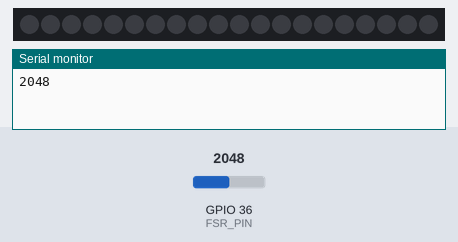
A sketch run on a simulated ESP32. Shown: 20 RGB LEDs in strip order, left to right, the last lines printed to the serial monitor. The test bench sets the inputs (shaded band); at power-on: GPIO 36 (FSR_PIN) = 2048. Dim RGB values are drawn brighter than linear.

Above: at 1.2 s.
1.3 s: GPIO 36 (FSR_PIN) set to 655
2.8 s: GPIO 36 (FSR_PIN) set to 543
At 5.0 s:
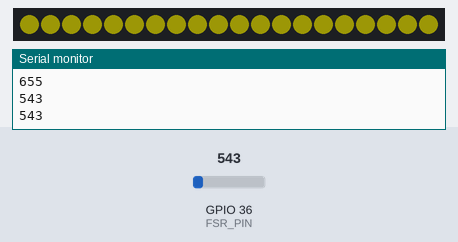
5.3 s: GPIO 36 (FSR_PIN) set to 640
At 6.58 s:
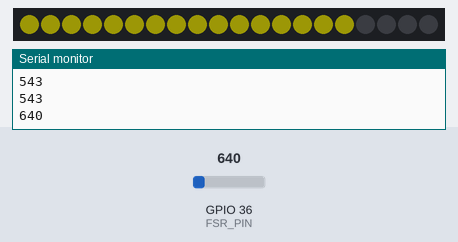
8.3 s: GPIO 36 (FSR_PIN) set to 560
At 9.73 s:
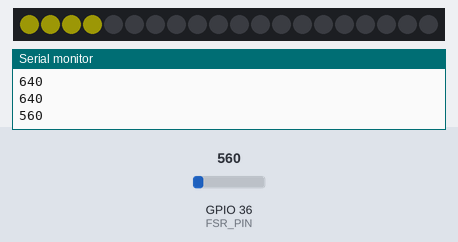
Timing chart, 0 to 11.3 s (numbered marks = the images above; inputs shaded):
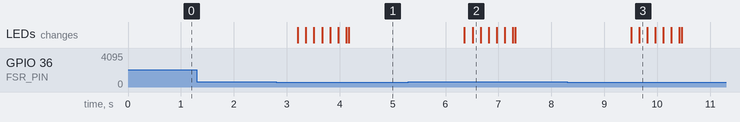

The sketch:

lamp.ino
```cpp
#include <Adafruit_NeoPixel.h>

#define FSR_PIN 36      // FSR406B 连接到 ESP32 GPIO36 (模拟输入)
#define LED_PIN 5       // WS2812B 数据引脚 (接 GPIO5)
#define NUM_LEDS 20     // WS2812B 灯珠数量
#define THRESHOLD 600   // 触发阈值

Adafruit_NeoPixel strip(NUM_LEDS, LED_PIN, NEO_GRB + NEO_KHZ800);

void setup() {
    Serial.begin(115200);  // 设置波特率
    pinMode(FSR_PIN, INPUT);

    strip.begin();
    strip.setBrightness(30);
    strip.fill(strip.Color(0, 0, 0));
    strip.show(); //初始化灯带
}

void loop() {
    int sensorValue = getStableFSRValue();  // 读取 FSR406B 数据
    Serial.println(sensorValue);            // 输出到串口监视器

    if (sensorValue > THRESHOLD) {
        gradualTurnOff();
    } else {
        gradualLightUp();
    }

    delay(500);  // 缓冲
}

// 获取稳定的 FSR406B 传感器值
int getStableFSRValue() {
    int sum = 0;
    for (int i = 0; i < 6; i++) {
        sum += analogRead(FSR_PIN);
        delay(10);
    }
    return sum / 6;
}


void gradualLightUp() {
    for (int i = 0; i < NUM_LEDS; i++) {
        strip.setPixelColor(i, strip.Color( 237, 228, 15));
        strip.show();
        delay(50);
    }
}

// 依次熄灭 WS2812B
void gradualTurnOff() {
    for (int i = NUM_LEDS - 1; i >= 0; i--) {
        strip.setPixelColor(i, strip.Color(0, 0, 0));
        strip.show();
        delay(50);
    }
}
```

Measured:
- the behaviour switches between 601 and 600 on GPIO 36 (FSR_PIN) (found by bisection; images 0 and 1)
- after the input at 2.8 s, the LEDs: first change after 0.41 s (image 1 shows a later state)
- after the input at 5.3 s, the LEDs: first change after 1.1 s (image 2 shows a later state)
- after the input at 8.3 s, the LEDs: first change after 1.2 s (image 3 shows a later state)
